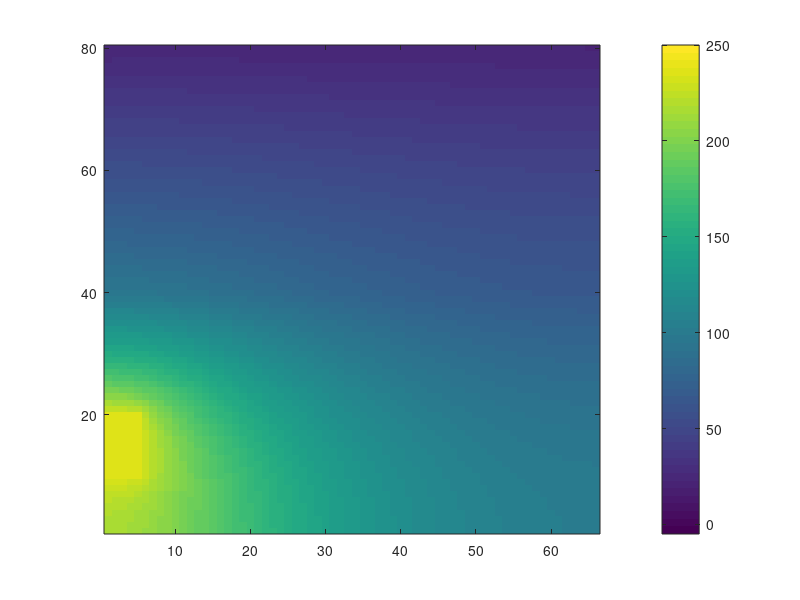

MATLAB code for this plot: (Note: this script raises an error after producing the figure.)
clear all
%   |\\\\\\\\\\\\\\\\\\\\\\\\\\\|  
%   |___________________________|   _
%   |                           |   |
%   |                           |   |      
%   |                           |   |      
%   |_____                      |   |  H
%   |     |                     |   |
%   |_____|                     |   |
%   |                           |   |
%   |___________________________|   _
%               L

%%
%setting parameters of materials
w = .033; %m
h = .04; %m
Dx = 0.0005;       %.5 mm cell width and height FINE GRIDe
%Dx = 0.001;         %UNCOMMENT FOR COARSE GRIDE

k_c       = 385;     %thermal conductivity of copper wire   %%%%% engr toolbox
k_i       = 2;     %thermal conductivity of insulation
k_t       = 4;     %thermal conductivity of tile
k_air     = 0.0257; %from engineering toolbox
hc = 19.91          %k*Nu*z (average HTC for forced convection of model)
T_air = 20         %in KELVIN whoohooo

Bi = hc*Dx/k_air


q_wire    = 400/0.000025 %W m-3 
R = int16(h/Dx);
C = w/Dx;       
%%
% initialising the geometry

geom = zeros(R,C);
geom(1:end,1:end) = 1;

idx=find(geom==1);      %finds all the cells with 1's 
                        %(i.e. in the domain. should be all the cells in our case)
%%
% Setting up Matricies
%A = sparse(length(idx),length(idx));
A = zeros(length(idx),length(idx));
Adum = zeros(R,C); % Dummy 2D matrix containing weighting at each 
% row and cell index. Used to assign weights to correct cells in A matrix
% when Adum is converted to a vector form it comprises one row of the A
% matrix.

b = Adum(idx); % initialise b as matrix of zeros corresponding to geometry of plate
% figure(2);imagesc(b)
% title('Dummy matrix')
% colorbar
% set(gca,'YDir','normal')
if Dx == 0.0005
    for iN = 1:length(idx)
        Adum = zeros(R,C);          % Dummy 2D matrix containing weighting at each cell
        Adum(idx(iN)) = 2;          % set current entry to a value of 2
        [iR, iC]=find(Adum==2);     % find locations of the entry identified on above row

    %%%%%%%%%%%%%%%%%%_corners of model_%%%%%%%%%%%%%%%%%%%%

            if iR == 1 && iC == 1   % Bottom LH corner cell
                cas = 1;
                Adum(iR,iC:iC+1) = [-2 1];
                Adum(iR+1,iC)    = 1;

                type(iN) = 1;

            elseif iR == 80 && iC == 1      %top left of model - exposed to air 
                cas = 2;
                Adum(iR,iC:iC+1) = [-(1 + Bi) .5];
                Adum(iR-1,iC) = .5;
                b(iN) = -Bi*T_air

                type(iN) = 2;

            elseif iR == 80 && iC == 66      %top right of model
                cas = 3;
                Adum(iR,iC-1:iC) = [.5 -(1 + Bi)];
                Adum(iR-1,iC) = .5;
                b(iN) = -Bi*T_air;

                type(iN) = 3;

            elseif iR == 1 && iC == 66      %bottom right of model
                cas = 4;
                Adum(iR,iC-1:iC) = [1 -2];
                Adum(iR+1,iC)    = 1;

                type(iN) = 4;
    %         
    %%%%%%%%%%%%%%%%%%_where insulation meets tile_%%%%%%%%%%%%%%%%%%%%
    %                      right and left side                        %



            elseif iR == 40 && iC == 66      %right side insulation meets tile
                cas = 6;
                Adum(iR,iC-1:iC) = [k_t -(2*k_t+k_i)];
                Adum(iR+1,iC)    = k_t;
                Adum(iR-1,iC)    = k_i;

                type(iN) = 5;

            elseif iR == 40 && iC == 1      %right side insulation meets tile
                cas = 6;
                Adum(iR,iC:iC+1) = [-(2*k_t+k_i) k_t];
                Adum(iR+1,iC)    = k_t;
                Adum(iR-1,iC)    = k_i;

                type(iN) = 24;   
                %MAKES BOTTOM HALF MORE YELLOW
            elseif iR == 40 && iC > 1 && iC < 66 %do range for bottom of tile
                cas = 24;
                Adum(iR,iC-1:iC+1) = [k_t -(3*k_t+k_i) k_t];
                Adum(iR+1,iC)    = k_t;
                Adum(iR-1,iC)    = k_i;

                type(iN) = 6;

    %%%%%%%%%%%%%%%%%%_corners of wire _%%%%%%%%%%%%%%%%%%%%

            elseif iR == 10 && iC == 1      %bottom left of wire
                cas = 7;
                Adum(iR,iC:iC+1) = [-(2*k_c+k_i) k_c];
                Adum(iR+1,iC) = k_c;
                Adum(iR-1,iC) = k_i;
                b(iN) = -q_wire*Dx^2;   %done by inspection 

                type(iN) = 7;

            elseif iR == 20 && iC == 1      %top left of wire
                cas = 8;
                Adum(iR,iC:iC+1) = [-(2*k_c+k_i) k_c];
                Adum(iR+1,iC) = k_i;
                Adum(iR-1,iC) = k_c;
                b(iN) = -q_wire*Dx^2;  %done   
                type(iN) = 8;
            elseif iR == 10 && iC == 5      %bottom right corner of the wire
                cas = 9;
                Adum(iR,iC-1:iC+1) = [k_c -(2*k_c+2*k_i) k_i];
                Adum(iR+1,iC)    = k_c;
                Adum(iR-1,iC)    = k_i;
                b(iN) = -q_wire*Dx^2;  %done
                type(iN) = 9;
            elseif iR == 20 && iC == 5      %top right corner of the wire
                cas = 10;
                Adum(iR,iC-1:iC+1) = [k_c -(2*k_c+2*k_i) k_i];
                Adum(iR+1,iC)    = k_i;
                Adum(iR-1,iC)    = k_c;
                b(iN) = -q_wire*Dx^2;  %done

                type(iN) = 10;
    %%%%%%%%%%%%%%%%%%_top and bottom of wire_%%%%%%%%%%%%%%%%%%%%

            elseif iR == 20 && iC < 6 %do range for top of copper
                cas = 11;
                Adum(iR,iC-1:iC+1) = [k_c -(3*k_c+k_i) k_c];
                Adum(iR+1,iC)    = k_i;
                Adum(iR-1,iC)    = k_c;
                b(iN) = -q_wire*Dx^2;  %done

                type(iN) = 11;

            elseif iR == 10 && iC < 6    %do range for bottom of copper
                cas = 12;
                Adum(iR,iC-1:iC+1) = [k_c -(3*k_c+k_i) k_c];
                Adum(iR+1,iC)    = k_c;
                Adum(iR-1,iC)    = k_i;
                b(iN) = -q_wire*Dx^2;  %done    

                type(iN) = 12;
    %%%%%%%%%%%%%%%%%%_top of model_%%%%%%%%%%%%%%%%%%%%

        %RANGE PROBLEMS WITH LINE 170? %
            elseif iR == 80 && iC > 0   %do range for top of t exposed to air
                cas = 13;
                Adum(iR,iC-1:iC+1) = [.5 -(2+Bi) .5];
    %             Adum(iR+1,iC)    = ;
                Adum(iR-1,iC)    = 1;
                b(iN) = -T_air*Bi; %%%%%%%%%%%%%%%%%%%%%%%%%%%%%%%%%%%%%%%%%%%%%%%%%%%%%%%%%%%%%%%%%%%%%%%%%%%%%%%%%%%%%%%%%

                type(iN) = 13;

    %%%%%%%%%%%%%%%%%%_interior cells_%%%%%%%%%%%%%%%%%%%%

            elseif iR > 10 && iR < 20 && iC < 5 && iC > 1 %range for all interior wire cells 
                cas = 14;
                Adum(iR,iC-1:iC+1) = [1 -(4) 1];
                Adum(iR+1,iC)    = 1;
                Adum(iR-1,iC)    = 1;
                b(iN) = -q_wire*Dx^2/k_c;  %done

                type(iN) = 14;

            elseif  iR > 39 && iC > 1 && iC < 66 %range for all interior tile cells 
                cas = 16;
                Adum(iR,iC-1:iC+1) = [1 -(4) 1];
                Adum(iR+1,iC)    = 1;
                Adum(iR-1,iC)    = 1;

                type(iN) = 16;
    % 
    % %%%%%%%%%%%%%%%%%%_bottom of insulation_%%%%%%%%%%%%%%%%%%%%


        %%%%%%  breaks it ???????????  %%%%%%%%%%%%%%%%%%


            elseif iR < 2 && iC > 1 && iC < 66 %do range for all bottom of the insulation            
                cas = 17;
                Adum(iR,iC-1:iC+1)  = [1 -(3) 1];
                Adum(iR+1,iC)       = 1;

                type(iN) = 17;
    %%%%%%%%%%%%%%%%%%%%%_left walls_%%%%%%%%%%%%%%%%%%%%%%%

            elseif (iR > 1 && iR < 10 && iC < 2) | (iR > 20 && iR < 40 && iC < 2)  %do range for all left walls of insulation
                cas = 18;
                Adum(iR,iC:iC+1) = [-3 1];
                Adum(iR+1,iC)    = 1;
                Adum(iR-1,iC)    = 1;

                type(iN) = 18;

            elseif iR > 39 && iR < 80 && iC < 2%do range for all left walls of tile
                cas = 19;
                Adum(iR,iC:iC+1) = [-3 1];
                Adum(iR+1,iC)    = 1;
                Adum(iR-1,iC)    = 1;

                type(iN) = 19;

            elseif iR > 10 && iR < 20 && iC < 2%do range for all left walls of copper
                cas = 20;
                Adum(iR,iC:iC+1) = [-3 1];
                Adum(iR+1,iC)    = 1;
                Adum(iR-1,iC)    = 1;
                b(iN) = -q_wire*Dx^2/k_c;
                type(iN) = 20;
    %%%%%%%%%%%%%%%%%%%%%_right walls_%%%%%%%%%%%%%%%%%%%%%%%
    % 
            elseif iR > 1 && iR < 40 && iC > 65 %do range for all right walls of insulation
                cas = 21;
                Adum(iR,iC-1:iC) = [1 -3];
                Adum(iR+1,iC)    = 1;
                Adum(iR-1,iC)    = 1;
                type(iN) = 21;

            elseif iR > 39 && iR < 80 && iC > 65%do range for all right walls of tile
                cas = 22;
                Adum(iR,iC-1:iC) = [1 -3];
                Adum(iR+1,iC)    = 1;
                Adum(iR-1,iC)    = 1;
                type(iN) = 22;

            elseif iR < 20 && iR > 9 && iC == 5 %do range for all right walls of copper
                cas = 23;
                Adum(iR,iC-1:iC) = [1 -3];
                Adum(iR+1,iC)    = 1;
                Adum(iR-1,iC)    = 1;
                b(iN) = -q_wire*Dx^2/k_c;
                type(iN) = 23;


            else%range for all interior insulation cells 

                cas = 15;
                Adum(iR,iC-1:iC+1) = [1 -(4) 1];
                Adum(iR+1,iC)    = 1;
                Adum(iR-1,iC)    = 1;
                type(iN) = 15;

            end
            %         figure(2);imagesc(Adum) % These commands can be helpful to debug.
    %         set(gca,'YDir','normal')

            A(iN,:)=Adum(idx); % convert Adum to vector and place as row in A matrix
    end
    
else %goes through the calculations for a COARSE GRID
        for iN = 1:length(idx)
        Adum = zeros(R,C);          % Dummy 2D matrix containing weighting at each cell
        Adum(idx(iN)) = 2;          % set current entry to a value of 2
        [iR, iC]=find(Adum==2);     % find locations of the entry identified on above row

    %%%%%%%%%%%%%%%%%%_corners of model_%%%%%%%%%%%%%%%%%%%%

            if iR == 1 && iC == 1   % Bottom LH corner cell
                cas = 1;
                Adum(iR,iC:iC+1) = [-2 1];
                Adum(iR+1,iC)    = 1;

                type(iN) = 1;

            elseif iR == 40 && iC == 1      %top left of model - exposed to air 
                cas = 2;
                Adum(iR,iC:iC+1) = [-(1 + Bi) .5];
                Adum(iR-1,iC) = .5;
                b(iN) = -Bi*T_air

                type(iN) = 2;

            elseif iR == 40 && iC == 33      %top right of model
                cas = 3;
                Adum(iR,iC-1:iC) = [.5 -(1 + Bi)];
                Adum(iR-1,iC) = .5;
                b(iN) = -Bi*T_air;

                type(iN) = 3;

            elseif iR == 1 && iC == 33      %bottom right of model
                cas = 4;
                Adum(iR,iC-1:iC) = [1 -2];
                Adum(iR+1,iC)    = 1;

                type(iN) = 4;
    %         
    %%%%%%%%%%%%%%%%%%_where insulation meets tile_%%%%%%%%%%%%%%%%%%%%
    %                      right and left side                        %



            elseif iR == 20 && iC == 33      %right side insulation meets tile
                cas = 6;
                Adum(iR,iC-1:iC) = [k_t -(2*k_t+k_i)];
                Adum(iR+1,iC)    = k_t;
                Adum(iR-1,iC)    = k_i;

                type(iN) = 5;

            elseif iR == 20 && iC == 1      %right side insulation meets tile
                cas = 6;
                Adum(iR,iC:iC+1) = [-(2*k_t+k_i) k_t];
                Adum(iR+1,iC)    = k_t;
                Adum(iR-1,iC)    = k_i;

                type(iN) = 24;   
                %MAKES BOTTOM HALF MORE YELLOW
            elseif iR == 20 && iC > 1 && iC < 33 %do range for bottom of tile
                cas = 24;
                Adum(iR,iC-1:iC+1) = [k_t -(3*k_t+k_i) k_t];
                Adum(iR+1,iC)    = k_t;
                Adum(iR-1,iC)    = k_i;

                type(iN) = 6;

    %%%%%%%%%%%%%%%%%%_corners of wire _%%%%%%%%%%%%%%%%%%%%

            elseif iR == 5 && iC == 1      %bottom left of wire
                cas = 7;
                Adum(iR,iC:iC+1) = [-(2*k_c+k_i) k_c];
                Adum(iR+1,iC) = k_c;
                Adum(iR-1,iC) = k_i;
                b(iN) = -q_wire*Dx^2;   %done by inspection 

                type(iN) = 7;

            elseif iR == 10 && iC == 1      %top left of wire
                cas = 8;
                Adum(iR,iC:iC+1) = [-(2*k_c+k_i) k_c];
                Adum(iR+1,iC) = k_i;
                Adum(iR-1,iC) = k_c;
                b(iN) = -q_wire*Dx^2;  %done   
                type(iN) = 8;
            elseif iR == 5 && iC == 3      %bottom right corner of the wire %%%%%%%%%%%%%%%%%%%%%%%%%%%%%%%%%%%%
                cas = 9;
                Adum(iR,iC-1:iC+1) = [k_c -(2*k_c+2*k_i) k_i];
                Adum(iR+1,iC)    = k_c;
                Adum(iR-1,iC)    = k_i;
                b(iN) = -q_wire*Dx^2;  %done
                type(iN) = 9;
            elseif iR == 10 && iC == 3      %top right corner of the wire
                cas = 10;
                Adum(iR,iC-1:iC+1) = [k_c -(2*k_c+2*k_i) k_i];
                Adum(iR+1,iC)    = k_i;
                Adum(iR-1,iC)    = k_c;
                b(iN) = -q_wire*Dx^2;  %done

                type(iN) = 10;
    %%%%%%%%%%%%%%%%%%_top and bottom of wire_%%%%%%%%%%%%%%%%%%%%

            elseif iR == 20 && iC < 6 %do range for top of copper
                cas = 11;
                Adum(iR,iC-1:iC+1) = [k_c -(3*k_c+k_i) k_c];
                Adum(iR+1,iC)    = k_i;
                Adum(iR-1,iC)    = k_c;
                b(iN) = -q_wire*Dx^2;  %done

                type(iN) = 11;

            elseif iR == 10 && iC < 6    %do range for bottom of copper
                cas = 12;
                Adum(iR,iC-1:iC+1) = [k_c -(3*k_c+k_i) k_c];
                Adum(iR+1,iC)    = k_c;
                Adum(iR-1,iC)    = k_i;
                b(iN) = -q_wire*Dx^2;  %done    

                type(iN) = 12;
    %%%%%%%%%%%%%%%%%%_top of model_%%%%%%%%%%%%%%%%%%%%

        %RANGE PROBLEMS WITH LINE 170? %
            elseif iR == 80 && iC > 0   %do range for top of t exposed to air
                cas = 13;
                Adum(iR,iC-1:iC+1) = [.5 -(2+Bi) .5];
    %             Adum(iR+1,iC)    = ;
                Adum(iR-1,iC)    = 1;
                b(iN) = -T_air*Bi; %%%%%%%%%%%%%%%%%%%%%%%%%%%%%%%%%%%%%%%%%%%%%%%%%%%%%%%%%%%%%%%%%%%%%%%%%%%%%%%%%%%%%%%%%

                type(iN) = 13;

    %%%%%%%%%%%%%%%%%%_interior cells_%%%%%%%%%%%%%%%%%%%%

            elseif iR > 10 && iR < 20 && iC < 5 && iC > 1 %range for all interior wire cells 
                cas = 14;
                Adum(iR,iC-1:iC+1) = [1 -(4) 1];
                Adum(iR+1,iC)    = 1;
                Adum(iR-1,iC)    = 1;
                b(iN) = -q_wire*Dx^2/k_c;  %done

                type(iN) = 14;

            elseif  iR > 39 && iC > 1 && iC < 66 %range for all interior tile cells 
                cas = 16;
                Adum(iR,iC-1:iC+1) = [1 -(4) 1];
                Adum(iR+1,iC)    = 1;
                Adum(iR-1,iC)    = 1;

                type(iN) = 16;
    % 
    % %%%%%%%%%%%%%%%%%%_bottom of insulation_%%%%%%%%%%%%%%%%%%%%


        %%%%%%  breaks it ???????????  %%%%%%%%%%%%%%%%%%


            elseif iR < 2 && iC > 1 && iC < 66 %do range for all bottom of the insulation            
                cas = 17;
                Adum(iR,iC-1:iC+1)  = [1 -(3) 1];
                Adum(iR+1,iC)       = 1;

                type(iN) = 17;
    %%%%%%%%%%%%%%%%%%%%%_left walls_%%%%%%%%%%%%%%%%%%%%%%%

            elseif (iR > 1 && iR < 10 && iC < 2) | (iR > 20 && iR < 40 && iC < 2)  %do range for all left walls of insulation
                cas = 18;
                Adum(iR,iC:iC+1) = [-3 1];
                Adum(iR+1,iC)    = 1;
                Adum(iR-1,iC)    = 1;

                type(iN) = 18;

            elseif iR > 39 && iR < 80 && iC < 2%do range for all left walls of tile
                cas = 19;
                Adum(iR,iC:iC+1) = [-3 1];
                Adum(iR+1,iC)    = 1;
                Adum(iR-1,iC)    = 1;

                type(iN) = 19;

            elseif iR > 10 && iR < 20 && iC < 2%do range for all left walls of copper
                cas = 20;
                Adum(iR,iC:iC+1) = [-3 1];
                Adum(iR+1,iC)    = 1;
                Adum(iR-1,iC)    = 1;
                b(iN) = -q_wire*Dx^2/k_c;
                type(iN) = 20;
    %%%%%%%%%%%%%%%%%%%%%_right walls_%%%%%%%%%%%%%%%%%%%%%%%
    % 
            elseif iR > 1 && iR < 40 && iC > 65 %do range for all right walls of insulation
                cas = 21;
                Adum(iR,iC-1:iC) = [1 -3];
                Adum(iR+1,iC)    = 1;
                Adum(iR-1,iC)    = 1;
                type(iN) = 21;

            elseif iR > 39 && iR < 80 && iC > 65%do range for all right walls of tile
                cas = 22;
                Adum(iR,iC-1:iC) = [1 -3];
                Adum(iR+1,iC)    = 1;
                Adum(iR-1,iC)    = 1;
                type(iN) = 22;

            elseif iR < 20 && iR > 9 && iC == 5 %do range for all right walls of copper
                cas = 23;
                Adum(iR,iC-1:iC) = [1 -3];
                Adum(iR+1,iC)    = 1;
                Adum(iR-1,iC)    = 1;
                b(iN) = -q_wire*Dx^2/k_c;
                type(iN) = 23;


            else%range for all interior insulation cells 

                cas = 15;
                Adum(iR,iC-1:iC+1) = [1 -(4) 1];
                Adum(iR+1,iC)    = 1;
                Adum(iR-1,iC)    = 1;
                type(iN) = 15;

            end
            %         figure(2);imagesc(Adum) % These commands can be helpful to debug.
    %         set(gca,'YDir','normal')

            A(iN,:)=Adum(idx); % convert Adum to vector and place as row in A matrix
        end
        
end

    
b = b(:);

tic
T = A\b; % solves system of equations. Produces temperature as a vector T
toc
Tall=zeros(R,C);
Tall(idx)= T; % reshape T vector to correspond to physical positions.


%% display result

% figure(2);imagesc(A)
% title('geometry')
% colorbar
% set(gca,'YDir','normal')
% 
% geo = reshape(type,iR,iC);
% figure(420)
% imagesc(geo)
% set(gca,'YDir','normal')


figure(3);imagesc(Tall, [-5 250]) % display result ,[5*floor(min(T(:))/5) 5*ceil(max(T(:))/5)]
set(gca,'YDir','normal')
c = colorbar;
c.Label.String = 'Temperature (?C)';
title('Temperature')
colormap hot

mirrorT = fliplr(Tall);
newT = [mirrorT Tall];
floor = [newT newT newT newT newT newT newT newT newT newT]; %New array for all 10 wires

figure(2)
imagesc(flipud(floor),[-5 250]) % display result
c = colorbar;
c.Label.String = 'Temperature (?C)';
colormap hot
title('Full Temperature Map of Floor Space')
            
            
            
            
            
